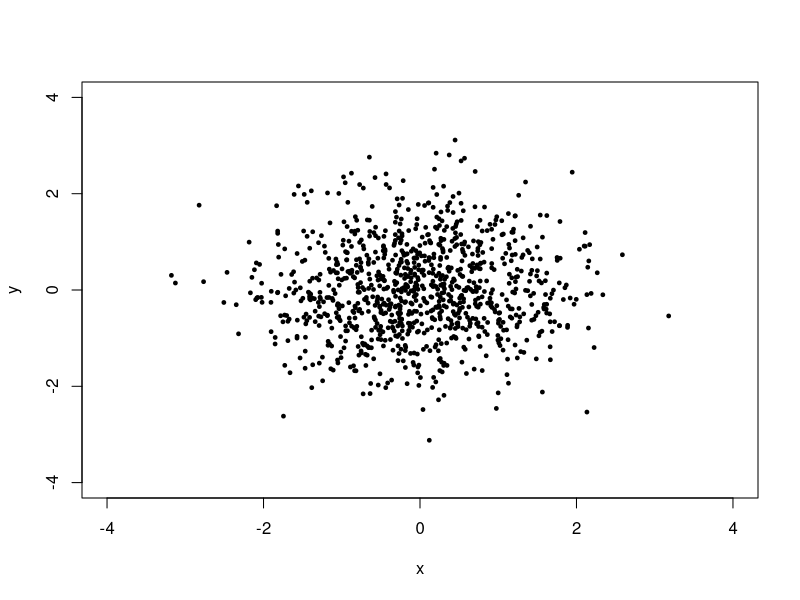
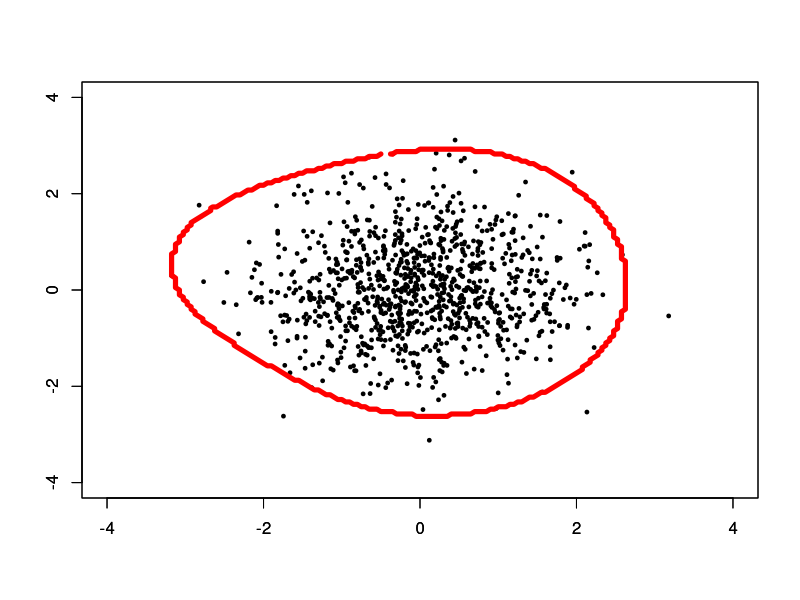

The R source for these figures, in order:
set.seed(101)
tmp1 <- rnorm(1000)
set.seed(102)
tmp2 <- rnorm(1000, 0, 1)
d <- data.frame(x = tmp1, y = tmp2)
plot(d, pch = 19, cex = 0.5, xlim = c(-4, 4), ylim = c(-4, 4))

install.packages("e1071")
library(e1071)
tuned <- tune.svm(x = d, y = rep(TRUE, nrow(d)), type = 'one-classification', 
                  kernel = 'radial', gamma = 1e-3:1, nu = 1e-2:1)
tuned$best.parameters

d.svm <- svm(x = d, y = NULL, type = "one-classification", kernel = "radial",
             gamma = tuned$best.parameters$gamma * 100, nu = tuned$best.parameters$nu)

px <- seq(-4, 4, 0.05)
py <- seq(-4, 4, 0.05)
pgrid <- expand.grid(px, py)
names(pgrid) <- names(d)
pred <- predict(d.svm, newdata = pgrid)
pred.num <- as.integer(pred)
plot(d, pch = 19, cex = 0.5, xlim = c(-4, 4), ylim = c(-4, 4), xlab = "", ylab = "")
par(new = T)
contour(px, py, array(pred.num, dim = c(length(px), length(py))), 
        levels = 0.5, labels = "",  xlim = c(-4, 4), ylim = c(-4, 4), lwd = 5, col = "red")
  